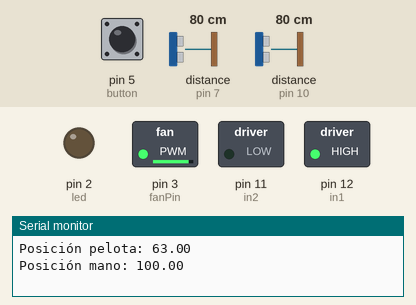
Recording of a sketch running on a simulated Arduino Uno, built with avr-gcc and run on an emulated ATmega328P. Parts: switched loads named in the sketch (green lamp = pin HIGH), output pins drawn as LEDs (lit = HIGH), the last lines printed to the serial monitor. Wiring (inferred from the names in the program): 2 × ultrasonic range finder: trigger pin 4, echo pin 7 / trigger pin 9, echo pin 10. The inputs (shaded band) are chosen by the test bench; at power-on: distance to the obstacle (sensors on pin 10, pin 7) 80 cm, pin 5 (button) HIGH. The echo pulse lasts 58.3 µs per cm; pins used as bus, display or sensor lines are not drawn.

Above: at 1.28 s.
1.3 s: distance to the obstacle (sensor on pin 10) set to 35 cm
4.3 s: distance to the obstacle (sensor on pin 7) set to 67 cm
At 6.82 s:
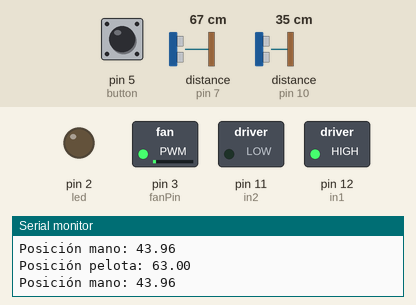
7.3 s: distance to the obstacle (sensor on pin 7) set to 60 cm
10.3 s: distance to the obstacle (sensor on pin 10) set to 18 cm
At 10.48 s:
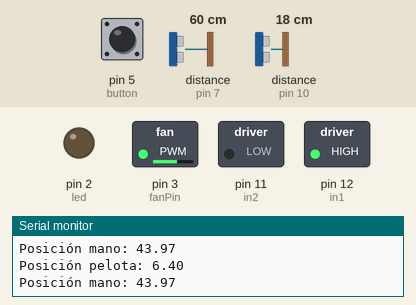
12.1 s: distance to the obstacle (sensor on pin 10) set to 22 cm
15.1 s: distance to the obstacle (sensor on pin 7) set to 18 cm
At 18.03 s:
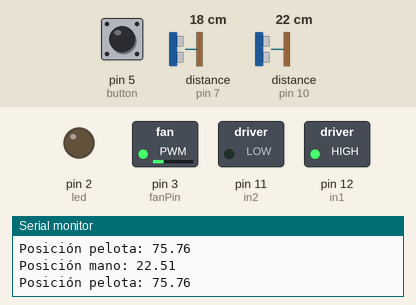
Timing chart, 0 to 19.1 s (numbered marks = the images above; inputs shaded):
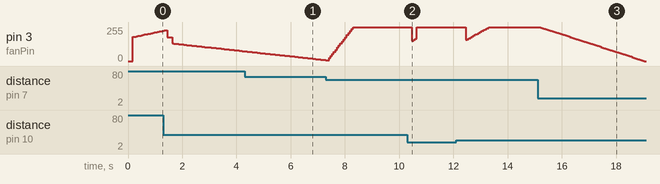

Measured:
- after the input at 10.3 s, pin 3 (fanPin): 255/255 → 151/255 after 0.17 s, → 159/255 0.06 s later, → 166/255 0.06 s later, → 255/255 0.06 s later
- after the input at 15.1 s, pin 3 (fanPin): moves from 255/255 to 0/255 over 3.8 s, starting after 0.12 s

The sketch:

CodigoPID.ino
```cpp
// defines pins numbers
const int trigPinHand = 9; //hand position ultrasonic sensor Trig
const int echoPinHand = 10; //hand position ultrasonic sensor Echo
const int trigPinBall = 4; //ball position ultrasonic sensor Trig
const int echoPinBall = 7; //ball position ultrasonic sensor Echo
const int fanPin      = 3;// PWM output for motor control
const int led         = 2; //output for the LED which represents the button state
const int button      = 5; //input of the button state
const int in1         = 12; //input for fan direction
const int in2         = 11; //input for fan direction

// DEFINE VARIABLES
//Distance variables
unsigned long durationH;
double distanceH;
unsigned long durationB;
double distanceB;

//Position variables
double ref = 0; //position of hand
double ballPos = 0; //position of the ball in the tube

//Geometrical parameters of the system
const double upperGap = 5; //upper gap in cm
const double lowerGap = 8; //lower gap in cm
const double columnL = 60; //effective length of the tube in cm

//Reference
#define PREV_REF 80;
double previousRef = PREV_REF; // the initial desired reference is PREV_REF [%] of the effective length of the tube
const double ballDiam = 4; //diameter of the ball in cm
const int maxWaitTime = (int) (columnL * 3.5 / 0.034); //maximal waiting time for the ultrasonic sensors to receive the reflected wave

//variables for the control loop
double controlP = 0;
double controlI = 0;
double controlD = 0;
double control = 0;
double err = 0;
double previousBallPos = 0; //the initial ball position, then updates
double prevControlI = 0; //initial condition for integrator
double prevBallPos = columnL + upperGap - ballDiam / 2; //used in control D
double storeHandPos[5]; // array to make average of hand position


//PID constants
const double samplingTime = 0.0625; //sampling time in seconds

// region 'a' -> 0-18%
const double intTimea = 0.40 * 2.0;
const double difTimea = 0.02 * 0.77;
const double Kpa = 0.7 * 3;
const double Kia = Kpa / intTimea;
const double Kda = Kpa * difTimea;

// region 'b' -> 18-64%
const double intTimeb = 0.50 * 3.2;
const double difTimeb = 0.012 * 2.2;
const double Kpb = 0.35 * 2.0;
const double Kib = Kpb / intTimeb;
const double Kdb = Kpb * difTimeb;

// region 'c' -> 64-100%
const double intTimec = 0.50 * 3.2;
const double difTimec = 0.014 * 1.1;
const double Kpc = 0.45 * 1.65;
const double Kic = Kpc / intTimec;
const double Kdc = Kpc * difTimec;

// defines variables to control the button state
int countButton = 0; //initial condition
int buttonState = LOW;

// variables to calculate duration
long t = 0;
long t_p = 0;
long duration = 0;
long t1 = 0;
long t2 = 0;
long t3 = 0;

//flags
int flag = 0; //used as a counter -> decides when to write to output
bool flagRefErr = 0; //true if there is an error reading reference
bool flagBallPosErr = 0; //true if there is an error reading ball position
int flagA = 0; //used as a counter for calculating average of references
int flagInstability = 0;

//regions
char region = 'c'; //region 'a', 'b' or 'c' - division of the tube into three regions. Start at 'c'

//Limits for regions
const int limitAB = 18; //in % of the effective length of the tube
const int limitBC = 64; //in % of the effective length of the tube

void setup() {
  pinMode(trigPinBall, OUTPUT); // Sets the trigPin as an Output for Ball position sensor
  pinMode(echoPinBall, INPUT); // Sets the echoPin as an Input for Ball position sensor
  pinMode(trigPinHand, OUTPUT); // Sets the trigPin as an Output for Hand postion sensor
  pinMode(echoPinHand, INPUT); // Sets the echoPin as an Input for Hand position sensor
  pinMode(fanPin, OUTPUT); //Sets the fanPin to an output mode
  pinMode(led, OUTPUT); //Sets the led pin to an output mode (used for button state representation)
  pinMode(button, INPUT); //Sets the button pin to an input mode
  pinMode(in1, OUTPUT); //Sets the motor pin to an output mode
  pinMode(in2, OUTPUT); //Sets the motor pin to an output mode

  Serial.begin(9600); // Starts the serial communication
  digitalWrite (led, LOW); //Turn off the button LED
  // Turn on motor
  digitalWrite (in1, HIGH);
  digitalWrite (in2, LOW);
}


void loop() {
  //select the mode, ON or OFF, with the button
  buttonState = digitalRead(button);
  // stay on
  if (buttonState == LOW && countButton == 2) {
    countButton = 2; //update the indicator of the state
  }
  // stay off
  else if (buttonState == LOW && countButton == 0) {
    digitalWrite(in1, LOW);
    digitalWrite(in2, LOW);
    // countButton = 0; //update the indicator of the state
    countButton = 2;
  }

  // turn on
  else if (buttonState == LOW && countButton == 1) {
    if (flagInstability)
    {
      delay(8);             //reset needed to let the ball fall down in case of instability risk
      flagInstability = 0;
    }
    countButton = 2; //update the indicator of the state
    prevControlI = 0;
    previousRef = PREV_REF;
    previousBallPos = 0;
    flag = 0;
    flagA = 0;
    region = 'a';
  }
  // update state
  else if (buttonState == HIGH && countButton == 1) {
    // countButton = 1; //update the indicator of the state
    countButton = 2;
  }
  else if (buttonState == HIGH && countButton == 0) {
    // countButton = 1; //update the indicator of the state
    countButton = 2;
  }
  else if (buttonState == HIGH && countButton == 2) {
    // countButton = 3; //update the indicator of the state
    countButton = 2;
  }
  else if (buttonState == LOW && countButton == 3) {
    // countButton = 0; //update the indicator of the state
    countButton = 2;
  }
  else if (buttonState == HIGH && countButton == 3) {
    // countButton = 3; //update the indicator of the state
    countButton = 2;
  }

  if (countButton == 2) {
    // Turn fan on
    digitalWrite(in1, HIGH);
    digitalWrite(in2, LOW);

    //____________HAND___________________
    digitalWrite(trigPinHand, LOW); // Clears the trigPin
    delayMicroseconds(2);
    digitalWrite(trigPinHand, HIGH);// Sets the trigPin on HIGH state for 10 micro seconds
    delayMicroseconds(10);
    digitalWrite(trigPinHand, LOW);
    durationH = pulseIn(echoPinHand, HIGH, maxWaitTime);// Reads the echoPin, returns the sound wave travel time in microseconds
    // Calculating the distance
    distanceH = durationH * 0.034 / 2;
    if (distanceH == 0) //Handling the error
    {
      flagRefErr = true;
      durationH = maxWaitTime;
    }
    digitalWrite(trigPinBall, LOW);
    delay((int)(30 - durationH * 0.001));
    storeHandPos[flagA] = distanceH - lowerGap; //scales the value in the reference system


    //_____________BALL_________________
    digitalWrite(trigPinBall, LOW); // Clears the trigPin
    delayMicroseconds(2);
    digitalWrite(trigPinBall, HIGH);// Sets the trigPin on HIGH state for 10 microseconds
    delayMicroseconds(10);
    digitalWrite(trigPinBall, LOW);
    durationB = pulseIn(echoPinBall, HIGH, maxWaitTime);// Reads the echoPin, returns the sound wave travel time in microseconds

    // Calculating the distance
    distanceB = durationB * 0.034 / 2;

    if (distanceB == 0) //Handling the error
    {
      flagBallPosErr = true;
      durationB = maxWaitTime;
    }
    else flagBallPosErr = false;
    ballPos = (columnL + upperGap) - (distanceB + ballDiam / 2); // scales the ball position value in the reference system
    delay((int)(25 - durationB * 0.001));

    //scale the values from 0 to 100
    storeHandPos[flagA] = storeHandPos[flagA] * (100 / columnL);
    ballPos = ballPos * (100 / columnL);

    //avoid instability
    flagA = flagA + 1;
    if (flagA == 3) {
      ref = (storeHandPos[0] + storeHandPos[1] + storeHandPos[2]) / 3; //calculates the average
      if ((ref < 21) || (ref > 90) || flagRefErr) ref = 100 ; //previousRef if want to mantain previous ref, 100 for max power
      flagRefErr = false;
      previousRef = ref; //stores previous value of ref in memory for next block of 3 iterations
      flagA = 0; //resets the counter for calculating the average of reference
    }
    if ((ballPos < 0) || (ballPos > 100) || flagBallPosErr) ballPos = prevBallPos;

    //Anti wind-up solution for transitions between different subregions of the tube
    if (ballPos > limitAB && ballPos <= limitBC && previousBallPos <= limitAB) //transition from region A to B
    {
      prevControlI = control - Kpb * (ref - ballPos) - Kib * (ref - ballPos) * samplingTime - Kdb * (-ballPos + prevBallPos) / samplingTime; //bumpless control
      region = 'b';
    }
    else if (ballPos > limitBC && previousBallPos > limitAB && previousBallPos <= limitBC) //transition from region B to C
    {
      prevControlI = control - Kpc * (ref - ballPos) - Kic * (ref - ballPos) * samplingTime - Kdc * (-ballPos + prevBallPos) / samplingTime; //bumpless control
      region = 'c';
    }
    else if (ballPos > limitAB && ballPos <= limitBC && previousBallPos > limitBC) //transition from region C to B
    {
      prevControlI = control - Kpb * (ref - ballPos) - Kib * (ref - ballPos) * samplingTime - Kdb * (-ballPos + prevBallPos) / samplingTime; //bumpless control
      region = 'b';
    }
    else if (ballPos <= limitAB && previousBallPos > limitAB && previousBallPos <= limitBC) //transition from region B to A
    {
      prevControlI = control - Kpa * (ref - ballPos) - Kia * (ref - ballPos) * samplingTime - Kda * (-ballPos + prevBallPos) / samplingTime; //bumpless control
      region = 'a';
    }
    else if (ballPos > limitBC && previousBallPos <= limitAB) //transition from region A to C
    {
      prevControlI = control - Kpc * (ref - ballPos) - Kic * (ref - ballPos) * samplingTime - Kdc * (-ballPos + prevBallPos) / samplingTime; //bumpless control
      region = 'c';
    }
    else if (ballPos <= limitAB && previousBallPos > limitBC) //transition from region C to A
    {
      prevControlI = control - Kpa * (ref - ballPos) - Kia * (ref - ballPos) * samplingTime - Kda * (-ballPos + prevBallPos) / samplingTime; //bumpless control
      region = 'a';
    }


    PID(region); //calculates the control parameters for the current sampling interval
    //uses the PID to set the value of the power to the motor according to the position and speed
    if (ballPos > 105) {
      motorPower(fanPin, 0);
      //Reset is needed to avoid the ball hit the sensor and remain stick to the sensor
      flagInstability = 1;
      countButton = 1; //updates the indicator of the state
    }
    else
    {
      motorPower(fanPin, control); //Control voltage sent to motor
      previousBallPos = ballPos; //stores previous value of ref in memory for next iteration
      flag = flag + 1;
    }

    // Print Values
    //Serial.print("Posición pelota: ");
    //Serial.println(ballPos);
    //Serial.print("Posición mano: ");
    //Serial.println(ref);
    //Serial.println('Control: ');
    //Serial.println(control);

    //display values on serial monitor
    if (flag == 20) {
      t_p = t;
      t = millis();// used to get duratin of one loop
      duration = (t - t_p);
      t1 = millis();
      t2 = millis();
      t3 = t2 - t1;
      Serial.print("Posición pelota: ");
      Serial.println(ballPos);
      Serial.print("Posición mano: ");
      Serial.println(ref);
      //Serial.print("Control: ");
      //Serial.println(control);

      flag = 0;
    }
  }
  else if (countButton == 0)
  {
    //System is OFF
    digitalWrite(led, LOW); //turns OFF the button LED
    motorPower(fanPin, 0); //turns OFF the motor

  }
  else if (countButton == 1)
  {
    digitalWrite(led, HIGH); //turns ON the button LED
    //Values are reset because a new state of the lamp starts
    previousRef = PREV_REF;
    flag = 0;

    //System is ON
  }
  else if (countButton == 3)
  {
    //System is turned OFF
    digitalWrite(led, LOW); //turns OFF the button LED
  }
  delay(5);
}


//**************************************************************************************************************************************************


double getDistance (int trigPin , int echoPin) {
  // this function get the distance and save the value as output the inputs are the pin of the  US sensor
  unsigned long duration = 0;
  double distance = 0;
  digitalWrite(trigPin, LOW); // Clears the trigPin
  delayMicroseconds(2);
  digitalWrite(trigPin, HIGH);// Sets the trigPin on HIGH state for 10 micro seconds
  delayMicroseconds(10);
  digitalWrite(trigPin, LOW);
  duration = pulseIn(echoPin, HIGH);// Reads the echoPin, returns the sound wave travel time in microseconds
  // Calculating the distance
  distance = duration * 0.034 / 2;
  return distance;
}

void motorPower (int motorPin , double power) {
  //Function that writes the values of the desired power on the pin of the motor.
  //The inputs are the pin to which the motor is attached and the desired power (number 0-100).

  double powerOut = (int)((power / 100) * 255); //gets the fraction of power in input, number between 0 and 1
  analogWrite(motorPin, powerOut); //gives the voltage to the motor, an integer 0-255, proportional to the fraction of the power in input
}

void PID (char region) {
  //This function calculates the control parameters of the feedback.
  //No inputs. Calculates and stores variables.
  double Kp, Ki, Kd;
  if (region == 'a') //controller parameters for the lower part of tube
  {
    Kp = Kpa;
    Ki = Kia;
    Kd = Kda;
  }
  else if (region == 'b') //controller parameters for the middle part of tube
  {
    Kp = Kpb;
    Ki = Kib;
    Kd = Kdb;
  }
  else  if (region == 'c') //controller parameters for the upper part of tube
  {
    Kp = Kpc;
    Ki = Kic;
    Kd = Kdc;
  }


  err = ref - ballPos; //current error
  //calculates the proportional part
  controlP = Kp * err;
  //calculates the integral part
  controlI = prevControlI + Ki * err * samplingTime; //integral-->area
  //calculates the derivative part
  controlD = Kd * (-ballPos + prevBallPos) / samplingTime; //neglecting the reference, because of infinitive derivatives on step changes


  //calculates the total control
  control = controlP + controlI + controlD;
  if (control > 100) {//Technically impossible to actuate, but necessary to saturate in program
    control = 100;
    controlI = prevControlI; //To prevent integrator wind-up
  }
  else if (control < 0) {//Technically impossible to actuate, but necessary to saturate in program
    control = 0;
    controlI = prevControlI; //To prevent integrator wind-up in opposite direction
  }
  prevControlI = controlI; //stores the integrator value for the next iteration
}
```
